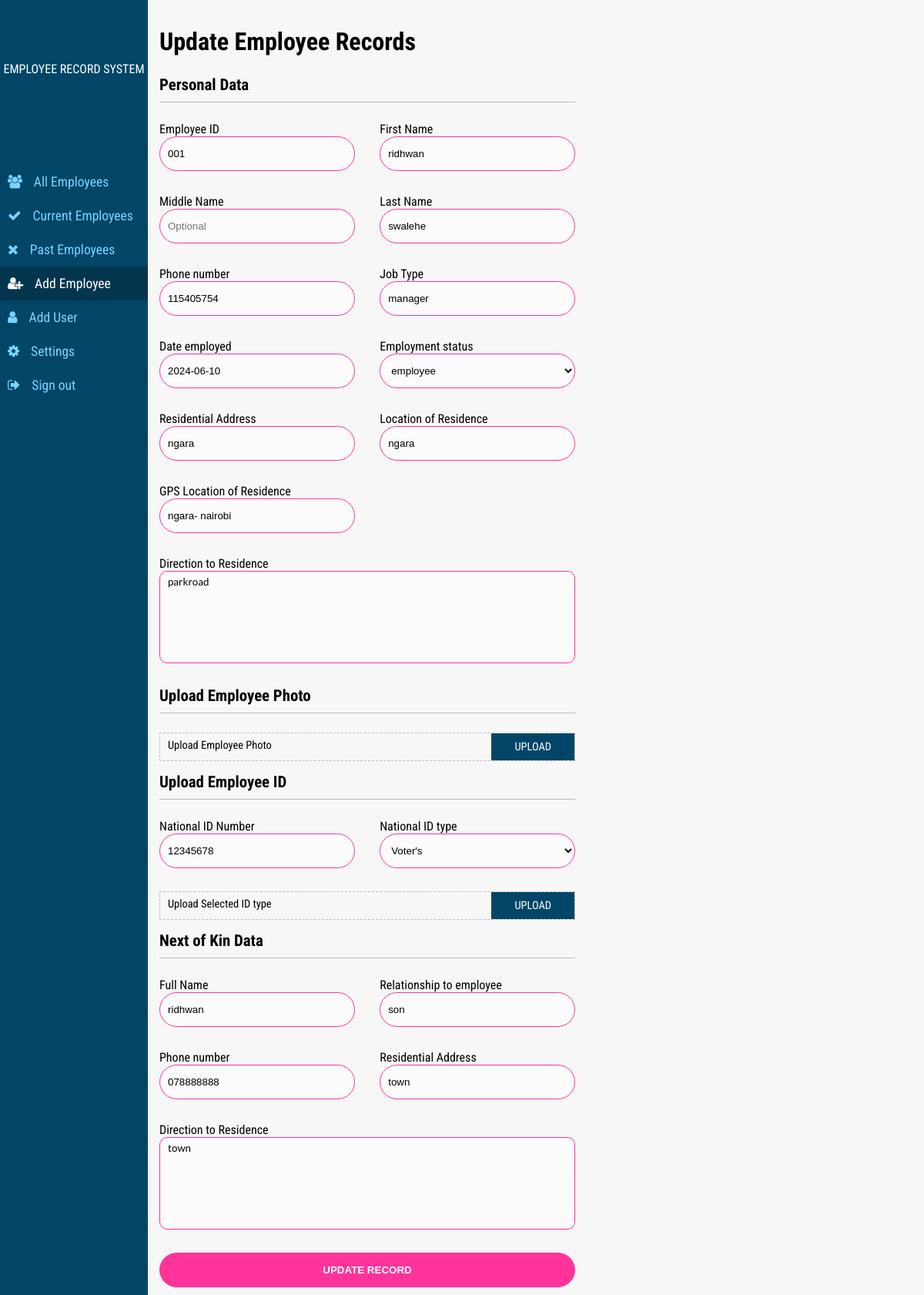
Page /dashboard/edit_employee.php?id=2 (signed in) on the committed database.
### tables this page shows
CREATE TABLE `sharp_emp` (
  `id` int(11) NOT NULL,
  `employee_id` text DEFAULT NULL,
  `first_name` text NOT NULL,
  `middle_name` text DEFAULT NULL,
  `last_name` text NOT NULL,
  `phone` int(11) NOT NULL,
  `employee_image` text NOT NULL,
  `id_type` text NOT NULL,
  `id_number` text NOT NULL,
  `id_card_image` text NOT NULL,
  `residence_address` text NOT NULL,
  `residence_location` text NOT NULL,
  `residence_direction` text NOT NULL,
  `residence_gps` text NOT NULL,
  `next_of_kin` text NOT NULL,
  `relationship` text NOT NULL,
  `phone_of_kin` text NOT NULL,
  `kin_residence` text NOT NULL,
  `kin_residence_direction` text NOT NULL,
  `date_employed` date NOT NULL,
  `job_type` text NOT NULL,
  `status` text NOT NULL
);

### dashboard/edit_employee.php (the view, shortened to what this page needs)
<?php
	include("../inc/header.php");
    if(isset($_GET['id'])){
    	$record_id = mysqli_real_escape_string($db_connect, $_GET['id']);
    	$getinfo = mysqli_query($db_connect, "SELECT * FROM sharp_emp WHERE id = '$record_id' ");
        $getinfocount = mysqli_num_rows($getinfo);
        if($getinfocount == 1){
            if($fetch = mysqli_fetch_assoc($getinfo)){
                $employee_id = $fetch['employee_id'];
                $firstname = $fetch['first_name'];
                $middlename = $fetch['middle_name'];
                $lastname = $fetch['last_name'];
                $phone = $fetch['phone'];
                $id_type = $fetch['id_type'];
                $id_number = $fetch['id_number'];
                $residence_address = $fetch['residence_address'];
                $residence_location = $fetch['residence_location'];
                $residence_direction = $fetch['residence_direction'];
                $residence_gps = $fetch['residence_gps'];
                $next_of_kin = $fetch['next_of_kin'];
                $relationship = $fetch['relationship'];
                $phone_of_kin = $fetch['phone_of_kin'];
                $kin_residence = $fetch['kin_residence'];
                $kin_residence_direction = $fetch['kin_residence_direction'];
                $date_employed = $fetch['date_employed'];
                $job_type = $fetch['job_type'];
                $status = $fetch['status'];
            }
        }
    } else {
    	echo "Invalid Approach";
    	exit();
    }
?>
	<section class="side-menu fixed left">
		<div class="top-sec">
			<div class="dash_logo">
			</div>
			<p>Employee Record System</p>
			</div>
		<ul class="nav">
			<li class="nav-item"><a href="../dashboard"><span class="nav-icon"><i class="fa fa-users"></i></span>All Employees</a></li>
			<li class="nav-item"><a href="../dashboard/current_employees.php"><span class="nav-icon"><i class="fa fa-check"></i></span>Current Employees</a></li>
			<li class="nav-item"><a href="../dashboard/past_employees.php"><span class="nav-icon"><i class="fa fa-times"></i></span>Past Employees</a></li>
			<?php if($usertype == "Admin"){ ?>
				<li class="nav-item current"><a href="../dashboard/add_employee.php"><span class="nav-icon"><i class="fa fa-user-plus"></i></span>Add Employee</a></li>
				<li class="nav-item"><a href="../dashboard/add_user.php"><span class="nav-icon"><i class="fa fa-user"></i></span>Add User</a></li>
			<?php		} ?>
			<li class="nav-item"><a href="../dashboard/settings.php"><span class="nav-icon"><i class="fa fa-cog"></i></span>Settings</a></li>
			<li class="nav-item"><a href="../dashboard/logout.php"><span class="nav-icon"><i class="fa fa-sign-out"></i></span>Sign out</a></li>
		</ul>
	</section>
	<section class="contentSection right clearfix">
		<div class="container">
			<div class="wrapper add_employee clearfix">
				<div class="section_title">Update Employee Records</div>
				<form id="editemployee" class="clearfix" method="" action="">
					<div class="section_subtitle">Personal Data</div>
					<div class="input-box input-small left">
						<label for="employee_id">Employee ID</label><br>
						<input type="text" class="inputField emp_id" placeholder="Optional" name="employee_id" value="<?php echo $employee_id ?>">
					</div>
					<div class="input-box input-small right">
						<label for="firstname">First Name</label><br>
						<input type="text" class="inputField firstname" name="firstname" value="<?php echo $firstname ?>">
					</div>
					<div class="input-box input-small left">
						<label for="middlename">Middle Name</label><br>
						<input type="text" class="inputField middlename" placeholder="Optional" name="middlename" value="<?php echo $middlename ?>">
					</div>
					<div class="input-box input-small right">
						<label for="lastname">Last Name</label><br>
						<input type="text" class="inputField lastname" name="lastname" value="<?php echo $lastname ?>">
					</div>
					<div class="input-box input-small left">
						<label for="phone">Phone number</label><br>
						<input type="text" class="inputField phone" name="phone" value="<?php echo $phone ?>">
					</div>
					<div class="input-box input-small right">
						<label for="jobtype">Job Type</label><br>
						<input type="text" class="inputField jobtype" name="jobtype" value="<?php echo $job_type ?>">
					</div>
					<div class="input-box input-small left">
						<label for="dateemployed">Date employed</label><br>
						<input type="text" id="datepicker" class="inputField dateemployed" name="dateemployed" value="<?php echo $date_employed ?>">
					</div>
					<div class="input-box input-small right">
						<label for="empstatus">Employment status</label><br>
						<select class="inputField empstatus" name="empstatus">
							<option value="<?php echo $status ?>"><?php echo $status ?></option>
						</select>
					</div>
					<div class="input-box input-small left">
						<label for="resaddress">Residential Address</label><br>
						<input type="text" class="inputField resaddress" name="resaddress" value="<?php echo $residence_address?>">
					</div>
					<div class="input-box input-small right">
						<label for="reslocation">Location of Residence</label><br>
						<input type="text" class="inputField reslocation" name="reslocation" value="<?php echo $residence_location ?>">
					</div>
					<div class="input-box input-small left">
						<label for="gpsreslocation">GPS Location of Residence</label><br>
						<input type="text" class="inputField gpsreslocation" name="gpsreslocation" value="<?php echo $residence_gps ?>">
					</div>
					<div class="input-box input-textarea right clearfix">
						<label for="resdirection">Direction to Residence</label><br>
						<textarea class="inputField resdirection" name="resdirection"><?php echo $residence_direction ?></textarea>
					</div>
					<div class="section_subtitle left">Upload Employee Photo</div>
					<div class="input-box input-upload-box left">
						<div class="upload-wrapper">
							<div class="upload-box">
								<div class="uploadfile passportPhoto_file">Upload Employee Photo</div>
								<div class="filebtn passport-btn">Upload</div>
							</div>
						</div>
					</div>
					<div class="section_subtitle left">Upload Employee ID</div>
					<div class="input-box input-small left">
						<label for="idnumber">National ID Number</label><br>
						<input type="text" class="inputField idnumber" name="idnumber" value="<?php echo $id_number ?>">
					</div>
					<div class="input-box input-small right">
						<label for="idtype">National ID type</label><br>
						<select class="inputField idtype" name="idtype">
							<option value="<?php echo $id_type ?>"><?php echo $id_type ?></option>
						</select>
					</div>
					<div class="input-box input-upload-box left">
						<div class="upload-wrapper">
							<div class="upload-box">
								<div class="uploadfile nationalID_file">Upload Selected ID type</div>
								<div class="filebtn nationID-btn">Upload</div>
							</div>
						</div>
					</div>
					<div class="section_subtitle left">Next of Kin Data</div>
					<div class="input-box input-small left">
						<label for="fullname">Full Name</label><br>
						<input type="text" class="inputField fullname" name="fullname" value="<?php echo $next_of_kin ?>">
					</div>
					<div class="input-box input-small right">
						<label for="relationship">Relationship to employee</label><br>
						<input type="text" class="inputField relationship" name="relationship" value="<?php echo $relationship ?>">
					</div>
					<div class="input-box input-small left">
						<label for="kinphone">Phone number</label><br>
						<input type="text" class="inputField kinphone" name="kinphone" value="<?php echo $phone_of_kin ?>">
					</div>
					<div class="input-box input-small right">
						<label for="kinresaddress">Residential Address</label><br>
						<input type="text" class="inputField kinresaddress" name="kinresaddress" value="<?php echo $kin_residence ?>">
					</div>
					<div class="input-box input-textarea left clearfix">
						<label for="kinresdirection">Direction to Residence</label><br>
						<textarea class="inputField kinresdirection" name="kinresdirection"><?php echo $kin_residence_direction ?></textarea>
					</div>
					<div class="input-box">
						<button type="submit" class="submitField">Update record</button>
					</div>
				</form>
			</div>
		</div>
	</section>
</body>
</html>

### css/style.css (style rules this page uses)
body { background: #f7f7f7; width: 100%!important; height: 100%!important; font-family: 'Roboto Condensed', sans-serif; -moz-osx-font-smoothing: grayscale; -webkit-font-smoothing: antialiased; }
a, blockquote, body, button, dd, div, dl, dt, form, h1, h2, h3, h4, h5, h6, html, iframe, img, input, li, object, ol, p, pre, select, span, textarea, ul { margin: 0; padding: 0; outline: 0; box-sizing: border-box; }
a { text-decoration: none; color: #292e31; }
.clearfix:after, .clearfix:before, .nav:after { content: ""; display: table; }
.clearfix:after, .nav:after { clear: both; }
.fixed { position: fixed; }
.left { float: left; }
.right { float: right; }
ol, li { list-style: none }
.input-box { width: 100%; height: 79px; margin-bottom: 15px; }
.input-textarea { height: 154px; }
.input-small { width: 47%; }
.inputField { width: 100%; height: 45px; padding: 5px 10px; border-radius: 25px; border: 1px solid #ff339a; background: rgba(255, 255, 255, 0.49); }
.submitField { width: 100%; height: 45px; padding: 5px 10px; border-radius: 25px; border: 1px solid #ff339a; background: #ff339a; color: #fff; font-weight: bold; text-transform: uppercase; cursor: pointer; text-align: center; }
.side-menu { background-image: url("css/images/employee-record-management-system"); width: 16%; max-width: 256px; height: 100%; background: #024667; }
.dash_logo { width: 80%; height: 70px; margin: 5px auto; overflow: hidden; }
.top-sec p { text-align: center; color: #fff; text-transform: uppercase; }
.nav { width: 100%; height: 100%; margin: 115px 0 0 0; overflow-x: hidden; overflow-y: auto; }
.nav .nav-item a { display: block; padding: 12px 10px; color: #78d3ff; font-size: 1.1em; }
.nav .nav-item.current { background: #03364e; }
.nav .nav-item.current a { color: #fff; }
.nav-icon { display: inline-block; margin-right: 15px; }
.contentSection.right.clearfix { position: fixed; width: 84%; height: 100%; right: 0; overflow-x: hidden; overflow-y: auto ; }
.wrapper { padding: 0 15px; margin: 35px 0 55px 0; }
.section_title { font-size: 2em; font-weight: bold; margin-bottom: 25px; }
.section_subtitle { width: 100%; font-size: 1.3em; font-weight: bold; padding-bottom: 10px; border-bottom: 1px solid #bbbbbb; margin-bottom: 25px; }
.wrapper.add_employee { width: 570px; }
.upload-wrapper { width: 100%; position: relative; border: 1px dashed #bbbbbb; }
.uploadfile { position: absolute; top: 0; width: 80%; height: 34px; padding: 7px 0; z-index: -1; padding-left: 10px; font-size: 0.9em; overflow: hidden; white-space: nowrap; text-overflow: ellipsis; }
.filebtn { width: 20%; padding: 9px 0; background: #024667; position: absolute; top: 0; right: 0; text-align: center; font-size: 0.9em; text-transform: uppercase; color: #fff; cursor: pointer; }
.input-upload-box { height: auto; }
textarea.inputField { height: 120px; border-radius: 10px; font-family: 'Lato', sans-serif; resize: none; }

### rows in the picture
sharp_emp: employee_id "001", firstname "ridhwan", lastname "swalehe", phone "115405754", jobtype "manager", dateemployed "2024-06-10", empstatus "employee", resaddress "ngara", reslocation "ngara", gpsreslocation "ngara- nairobi", resdirection "parkroad", idnumber "12345678", idtype "Voter's", fullname "ridhwan", relationship "son", kinphone "078888888", kinresaddress "town", kinresdirection "town"
